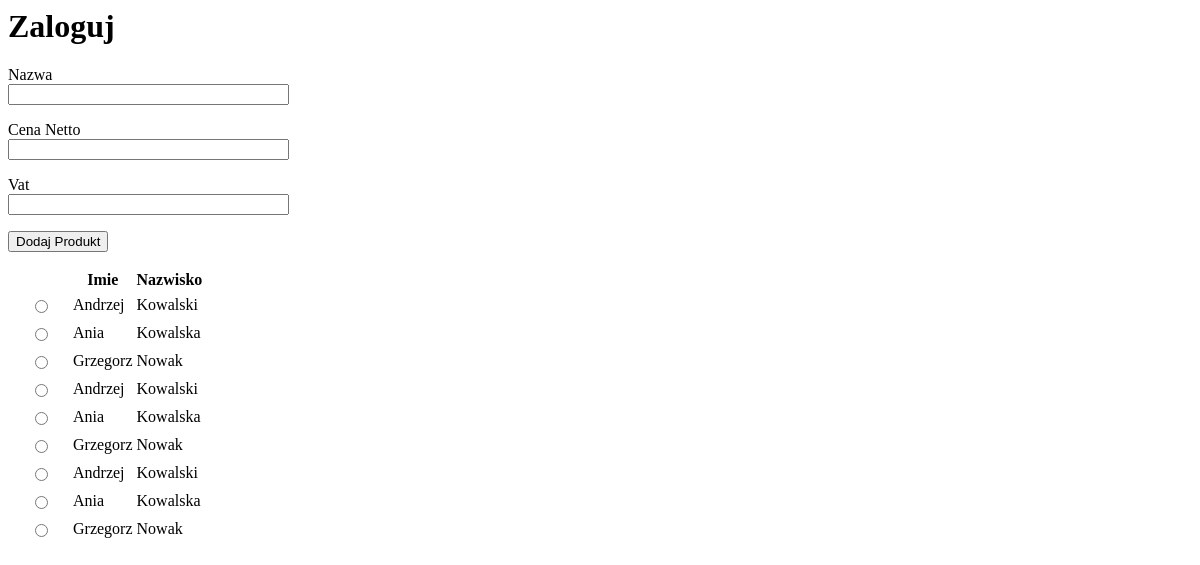
The page /seller/add_product (signed in) on the database as committed earlier.
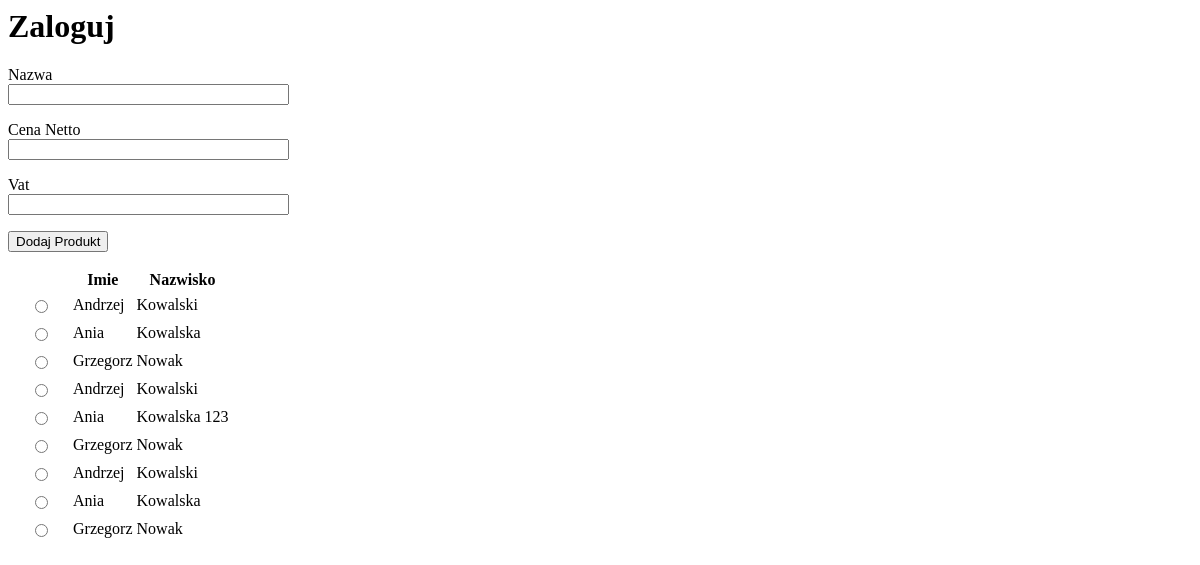
The same page on the database as committed later.
### tables this page shows
CREATE TABLE Osoba(
		id integer PRIMARY KEY autoincrement,
		imie varchar(20) not null,
		nazwisko varchar(20)not null,
		adres int  not null,
		foreign key(adres) references Adres(id)

	);

### main.py (the view, shortened to what this page needs)
@app.route("/seller/add_product", methods=["GET", "POST"])
def add_product():
    if session["user_type"] != "Klient":
        form = ProductForm()
        form2 = DeleteUserForm()
        cur = get_db().cursor()
        cur.execute("Select id, imie, nazwisko from Osoba")
        return render_template(
            "html/add_product.html.j2", form=form, persons=cur.fetchall(), form2 = form2
        )
    return redirect(url_for("index"))

### app/forms.py
class ProductForm(FlaskForm):
    name = StringField("Nazwa", validators=[DataRequired()])
    net_price = FloatField("Cena Netto", validators=[DataRequired()])
    vat = FloatField("Vat", validators=[DataRequired()])
    submit = SubmitField("Dodaj Produkt")

class DeleteUserForm(FlaskForm):
    submit = SubmitField("Usuń Uzytkownika")
    submitUpdate = SubmitField("Update Uzytkownika")

### main.py (called while the page is built)
def get_db():
    db = getattr(_app_ctx_stack, "_database", None)
    if db is None:
        db = _app_ctx_stack._database = sqlite3.connect(
            DB_NAME, check_same_thread=False
        )
    return db

### templates/html/add_product.html.j2 (shortened to what this page needs)
{% extends "html/base.html.j2" %}
{% block content %}
    <h1>Zaloguj</h1>
    <form action="" method="post" novalidate>
        <p>
            {{ form.name.label }}<br>
            {{ form.name(size=32) }}
        </p>
        <p>
            {{ form.net_price.label }}<br>
            {{ form.net_price(size=32) }}
        </p>
        <p>
            {{ form.vat.label }}<br>
            {{ form.vat(size=32) }}
        </p>
        <p>{{ form.submit() }}</p>
        <table>
        <tr>
        <th></th>
        <th>Imie</th>
        <th>Nazwisko</th>
        </tr>
        {% for person in persons %}
        <tr>
            <td style="width:50px;padding:5px;text-align:center;">
                <input type="radio" name="przycisk" value="{{ person[0] }}">
            </td>
            <td>{{ person[1] }}</td>
            <td>{{ person[2] }}</td>
        </tr>
        {% endfor %}
        </table>
    </form>
{% endblock %}

Rows that differ between the two databases and show on the page:
changed Osoba: nazwisko "Kowalska" → "Kowalska 123"
